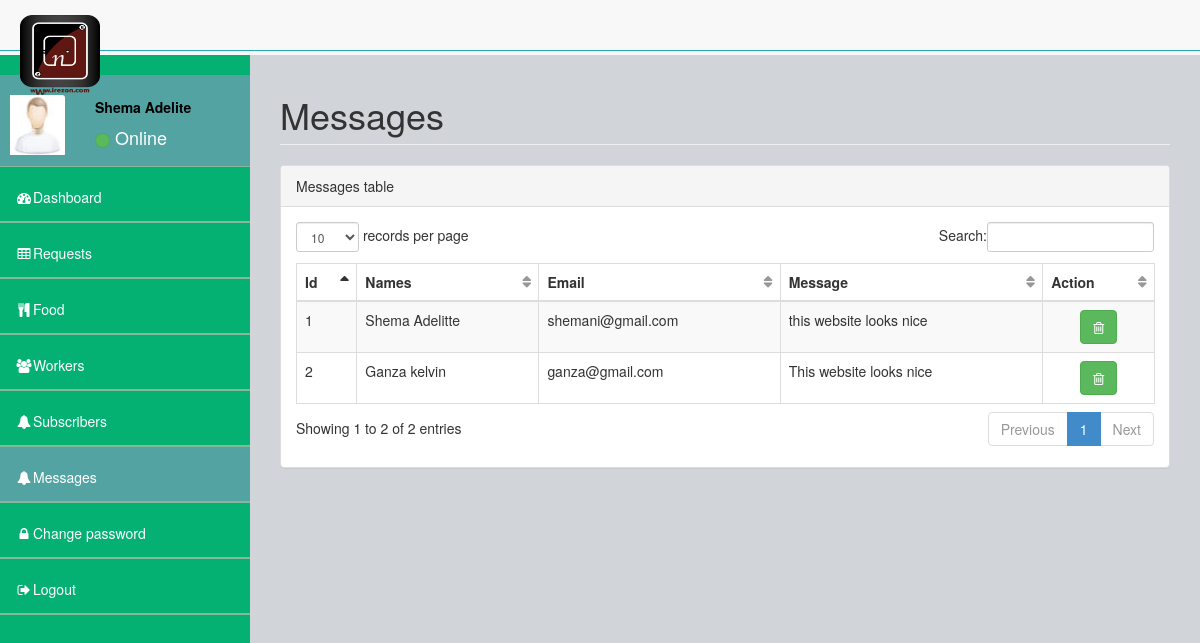
Page /messages.php (signed in) on the committed database.
### tables this page shows
CREATE TABLE `messages` (
  `Id` int(50) NOT NULL,
  `Names` varchar(255) NOT NULL,
  `Email` varchar(255) NOT NULL,
  `Message` varchar(255) NOT NULL
);

### messages.php (the view, shortened to what this page needs)
<?php
include('connection.php');
if(isset($_SESSION['Name']) && isset($_SESSION['Id'])){
?>
<!DOCTYPE html>
<html>
<head>
    <link href="assets/plugins/bootstrap/bootstrap.css" rel="stylesheet" />
    <link href="assets/font-awesome/css/font-awesome.css" rel="stylesheet" />
    <link href="assets/plugins/pace/pace-theme-big-counter.css" rel="stylesheet" />
  <link href="assets/css/style.css" rel="stylesheet" />
      <link href="assets/css/main-style.css" rel="stylesheet" />
    <link href="assets/plugins/dataTables/dataTables.bootstrap.css" rel="stylesheet" />
</head>
<body>
    <div id="wrapper">
        <nav class="navbar navbar-default navbar-fixed-top" role="navigation" >
            <div class="navbar-header">
                <a class="navbar-brand" href="https://www.irezon.com/">
                    <img src="images/irezon.png" style="width:80px;height:80px;" />
                </a>
            </div>
        </nav>
        <nav class="navbar-default navbar-static-side" role="navigation">
            <div class="sidebar-collapse">
                <ul class="nav" id="side-menu">
                    <li>
                        <div class="user-section">
                            <div class="user-section-inner">
                                <img src="assets/img/user.jpg" alt="">
                            </div>
                            <div class="user-info">
                                <h5><strong><?php echo $_SESSION['Name'];?></strong></h5>
                                <div class="user-text-online">
                                    <span class="user-circle-online btn btn-success btn-circle "></span>&nbsp;Online
                                </div>
                            </div>
                        </div>
                    </li>
                    <li>
                        <a href="dashboard.php"><i class="fa fa-dashboard fa-fw"></i>Dashboard</a>
                    </li>
                    <li >
                        <a href="request_manage.php"><i class="fa fa-table fa-fw"></i>Requests</a>
                    </li>
                    <li >
                        <a href="food_manage.php"><i class="fa fa-cutlery fa-fw"></i>Food</a>
                    </li>
                    <li>
                        <a href="Workers_manage.php"><i class="fa fa-users fa-fw"></i>Workers</a>
                    </li>
                    <li>
                        <a href="subscribers.php"><i class="fa fa-bell fa-fw"></i>Subscribers</a>
                    </li>
                    <li>
                        <a href="messages.php" class="selected"><i class="fa fa-bell fa-fw"></i>Messages</a>
                    </li>
                    <li>
                        <a href="#" class="launch-modal" data-toggle="modal" data-target="#change_pass"><i class="fa fa-lock fa-fw" ></i>Change password</a>
                    </li>
                    <li>
                        <a href="logout.php"><i class="fa fa-sign-out fa-fw"></i>Logout</a>
                    </li>
                        </ul>
            </div>
        </nav>
        <div id="page-wrapper">
            <div class="row">
                <div class="col-lg-12">
                    <h1 class="page-header">Messages</h1>
                </div>
            </div>
            <div class="row">
                <div class="col-lg-12">
                    <div class="panel panel-default">
                        <div class="panel-heading">
                             Messages table
                        </div>
                        <div class="panel-body">
                            <div class="table-responsive">
                                <table class="table table-striped table-bordered table-hover" id="dataTables-example">
                                    <thead>
                                        <tr>
                                            <th>Id</th>
                                            <th>Names</th>
                                            <th>Email</th>
                                            <th>Message</th>
                                            <th>Action</th>
                                        </tr>
                                    </thead>
                                    <tbody>
                                        <?php
                                            $sql = Mysqli_query($conn,"SELECT * FROM `messages` ORDER BY `Id` DESC");
                                            $count = 1;
                                            while ($row = Mysqli_fetch_array($sql)) {
                                                echo'<tr class="odd gradeX">';
                                                echo'<td>'.$count.'</td>';
                                                echo'<td>'.$row["Names"].'</td>';
                                                echo'<td>'.$row["Email"].'</td>';
                                                echo'<td>'.$row["Message"].'</td>';
                                                echo'<td class="text-center">
                                                <a href="messages.php?reid='.$row['Id'].'"><button class="btn btn-success"><i class="fa fa-trash-o"></i></button></td>';
                                                echo'</tr>';
                                                $count+=1;
                                            }
                                        ?>
                                    </tbody>
                                </table>
                            </div>
                        </div>
                    </div>
                </div>
            </div>
        </div>
    </div>
</body>
</html>
<?php
}
else
{
    header('Location:login.php');
}
?>

### assets/css/style.css (style rules this page uses)
body { background-color: #f8f8f8; }
#wrapper { width: 100%; margin-top: 55px!important; background-color:#04B173; }
#page-wrapper { padding: 0 15px; min-height: 568px; background-color:rgb(209, 212, 216); }
.navbar-static-side ul li { border-bottom:1px solid #84B899 !important; }
@media (min-width:768px) { .navbar-static-side { z-index: 1; position: absolute; width: 250px; } }
table.dataTable thead .sorting, table.dataTable thead .sorting_asc:after, table.dataTable thead .sorting_desc, table.dataTable thead .sorting_asc_disabled, table.dataTable thead .sorting_desc_disabled { background: transparent; }
table.dataTable thead .sorting_asc:after { content: "\f0de"; float: right; font-family: fontawesome; }
table.dataTable thead .sorting:after { content: "\f0dc"; float: right; font-family: fontawesome; color: rgba(50,50,50,.5); }
.btn-circle { width: 30px; height: 30px; padding: 6px 0; border-radius: 15px; text-align: center; font-size: 12px; line-height: 1.428571429; }

### assets/css/main-style.css (style rules this page uses)
.user-section-inner { height: 65px; width: 65px; -moz-border-radius: 3px; -webkit-border-radius: 3px; border-radius: 3px; overflow: hidden; display: inline-block; float: left; margin-right: 15px; margin-top: 20px; }
.user-section-inner img { margin-left:10px; width:55px; height:60px; }
.user-info { display: block; color:#000!important; display: inline-block; padding: 15px; margin-bottom: 0px }
.user-text-online { font-size:18px; color:#fff }
.user-circle-online { width: 15px!important; height: 15px!important; }
.nav > li > a { padding: 20px 15px; }
#side-menu { background-color:#04B173; }
#side-menu a { color:#fff; border-bottom: 1px solid #84B899 !important; height: 55px; }
.selected { background-color:rgb(83, 163, 163); }
.navbar-brand { padding-left:20px; }
.navbar-brand img { height:30px; }
.navbar-default { border-color: #27A6BE; }
@media (min-width:768px) { #page-wrapper { position: inherit; margin: 0 0 0 250px; padding: 0 30px; min-height: 1000px; } }

### rows in the picture
messages: Names "Shema Adelitte", Email "shemani@gmail.com", Message "this website looks nice"
messages: Names "Ganza kelvin", Email "ganza@gmail.com", Message "This website looks nice"

### other values in the picture
$_SESSION['Name'] "Shema Adelite"
